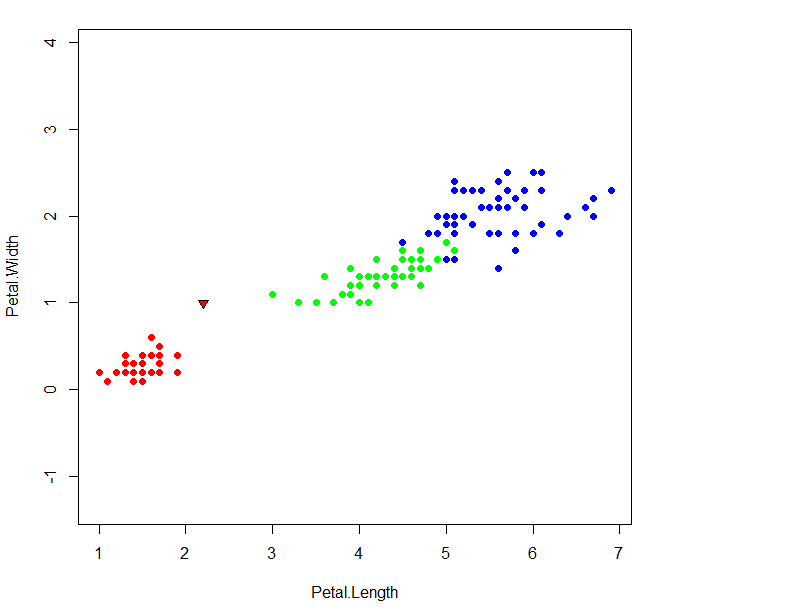

Reproduce this figure in R.
sortObjectsByDist <- function(xl, z, metricFunction = 
euclideanDistance) 
{ 
l <- dim(xl)[1] 
n <- dim(xl)[2] - 1 

distances <- matrix(NA, l, 2) 

for (i in 1:l) 
{ 
distances[i, ] <- c(i, metricFunction(xl[i, 1:n], z)) 
} 

vuborka <- xl[order(distances[, 2]), ] 

euclideanDistance <- function(u, v) 
{ 
sqrt(sum((u - v)^2)) 
} 

return (vuborka); 
} 

colors <- c("setosa" = "red", "versicolor" = "green3", 
"virginica" = "blue") 
plot(iris[, 3:4], pch = 21, bg = colors[iris$Species], col 
= colors[iris$Species], asp = 1) 

z <- c(2.2, 1) 
xl <- iris[, 3:5] 
vuborka <- sortObjectsByDist(xl,z) 
n <- dim(vuborka)[2] - 1 

class <- vuborka[1, n + 1] 
points(z[1], z[2], pch = 24, bg = colors[class], asp = 1)
